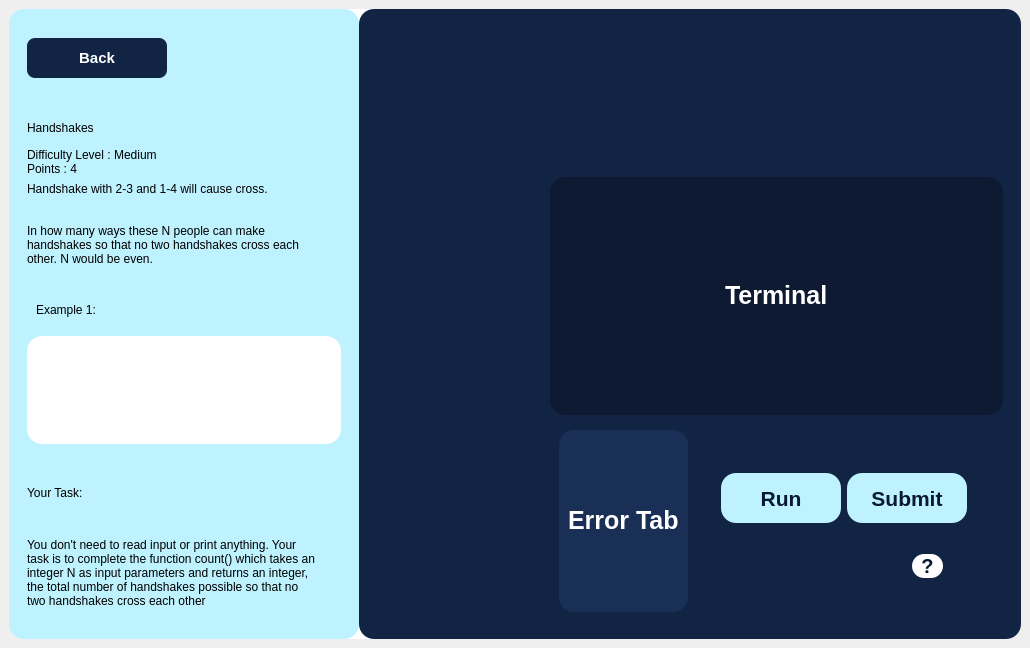
<?xml version="1.0" encoding="UTF-8"?>
<ui version="4.0">
 <class>MainWindow</class>
 <widget class="QMainWindow" name="MainWindow">
  <property name="geometry">
   <rect>
    <x>0</x>
    <y>0</y>
    <width>1030</width>
    <height>648</height>
   </rect>
  </property>
  <property name="windowTitle">
   <string>MainWindow</string>
  </property>
  <widget class="QWidget" name="centralwidget">
   <layout class="QHBoxLayout" name="horizontalLayout">
    <item>
     <widget class="QFrame" name="frame_2">
      <property name="styleSheet">
       <string notr="true">background-color: rgb(255, 255, 255);
border-radius:15px</string>
      </property>
      <property name="frameShape">
       <enum>QFrame::StyledPanel</enum>
      </property>
      <property name="frameShadow">
       <enum>QFrame::Raised</enum>
      </property>
      <layout class="QHBoxLayout" name="horizontalLayout_2">
       <property name="spacing">
        <number>0</number>
       </property>
       <property name="leftMargin">
        <number>0</number>
       </property>
       <property name="topMargin">
        <number>0</number>
       </property>
       <property name="rightMargin">
        <number>0</number>
       </property>
       <property name="bottomMargin">
        <number>0</number>
       </property>
       <item>
        <widget class="QFrame" name="frame_3">
         <property name="maximumSize">
          <size>
           <width>350</width>
           <height>16777215</height>
          </size>
         </property>
         <property name="styleSheet">
          <string notr="true">background-color: rgb(190, 242, 255);</string>
         </property>
         <property name="frameShape">
          <enum>QFrame::StyledPanel</enum>
         </property>
         <property name="frameShadow">
          <enum>QFrame::Raised</enum>
         </property>
         <layout class="QVBoxLayout" name="verticalLayout">
          <item>
           <widget class="QFrame" name="frame_7">
            <property name="maximumSize">
             <size>
              <width>16777215</width>
              <height>80</height>
             </size>
            </property>
            <property name="frameShape">
             <enum>QFrame::StyledPanel</enum>
            </property>
            <property name="frameShadow">
             <enum>QFrame::Raised</enum>
            </property>
            <layout class="QGridLayout" name="gridLayout">
             <item row="0" column="0" alignment="Qt::AlignLeft">
              <widget class="QPushButton" name="pushButton">
               <property name="minimumSize">
                <size>
                 <width>140</width>
                 <height>0</height>
                </size>
               </property>
               <property name="maximumSize">
                <size>
                 <width>16777215</width>
                 <height>40</height>
                </size>
               </property>
               <property name="styleSheet">
                <string notr="true">QPushButton
{
background-color: rgb(17,36,68);
color: rgb(255, 255, 255);
font-size: 15px;
font-weight: bold;
border-radius: 8px
}

QPushButton:hover{
	background-color: rgb(114, 214, 249);
	color:rgb(17, 36, 68);	

}
QPushButton:pressed{	
	background-color:rgb(255, 255, 255);		
	color: rgb(17, 36, 68);
}</string>
               </property>
               <property name="text">
                <string>   Back   </string>
               </property>
              </widget>
             </item>
            </layout>
           </widget>
          </item>
          <item>
           <widget class="QFrame" name="frame_6">
            <property name="frameShape">
             <enum>QFrame::StyledPanel</enum>
            </property>
            <property name="frameShadow">
             <enum>QFrame::Raised</enum>
            </property>
            <layout class="QVBoxLayout" name="verticalLayout_2">
             <item>
              <widget class="QLabel" name="label">
               <property name="text">
                <string>Handshakes</string>
               </property>
              </widget>
             </item>
             <item>
              <widget class="QLabel" name="label_2">
               <property name="text">
                <string>Difficulty Level : Medium
Points : 4</string>
               </property>
              </widget>
             </item>
             <item>
              <widget class="QLabel" name="label_3">
               <property name="text">
                <string>Handshake with 2-3 and 1-4 will cause cross.


In how many ways these N people can make 
handshakes so that no two handshakes cross each 
other. N would be even.</string>
               </property>
              </widget>
             </item>
            </layout>
           </widget>
          </item>
          <item>
           <widget class="QFrame" name="frame_9">
            <property name="frameShape">
             <enum>QFrame::StyledPanel</enum>
            </property>
            <property name="frameShadow">
             <enum>QFrame::Raised</enum>
            </property>
            <layout class="QVBoxLayout" name="verticalLayout_4">
             <item>
              <widget class="QFrame" name="frame_10">
               <property name="maximumSize">
                <size>
                 <width>16777215</width>
                 <height>40</height>
                </size>
               </property>
               <property name="frameShape">
                <enum>QFrame::StyledPanel</enum>
               </property>
               <property name="frameShadow">
                <enum>QFrame::Raised</enum>
               </property>
               <layout class="QGridLayout" name="gridLayout_2">
                <item row="0" column="0">
                 <widget class="QLabel" name="label_6">
                  <property name="text">
                   <string>Example 1:</string>
                  </property>
                 </widget>
                </item>
               </layout>
              </widget>
             </item>
             <item>
              <widget class="QFrame" name="frame_11">
               <property name="styleSheet">
                <string notr="true">background-color:rgb(255,255,255);</string>
               </property>
               <property name="frameShape">
                <enum>QFrame::StyledPanel</enum>
               </property>
               <property name="frameShadow">
                <enum>QFrame::Raised</enum>
               </property>
              </widget>
             </item>
            </layout>
           </widget>
          </item>
          <item>
           <widget class="QFrame" name="frame_8">
            <property name="frameShape">
             <enum>QFrame::StyledPanel</enum>
            </property>
            <property name="frameShadow">
             <enum>QFrame::Raised</enum>
            </property>
            <layout class="QVBoxLayout" name="verticalLayout_3">
             <item>
              <widget class="QLabel" name="label_4">
               <property name="minimumSize">
                <size>
                 <width>0</width>
                 <height>0</height>
                </size>
               </property>
               <property name="maximumSize">
                <size>
                 <width>16777215</width>
                 <height>50</height>
                </size>
               </property>
               <property name="text">
                <string>Your Task:</string>
               </property>
              </widget>
             </item>
             <item>
              <widget class="QLabel" name="label_5">
               <property name="text">
                <string>You don't need to read input or print anything. Your 
task is to complete the function count() which takes an 
integer N as input parameters and returns an integer, 
the total number of handshakes possible so that no 
two handshakes cross each other</string>
               </property>
              </widget>
             </item>
            </layout>
           </widget>
          </item>
         </layout>
        </widget>
       </item>
       <item>
        <widget class="QFrame" name="frame_5">
         <property name="styleSheet">
          <string notr="true">background-color: rgb(17, 36, 68);</string>
         </property>
         <property name="frameShape">
          <enum>QFrame::StyledPanel</enum>
         </property>
         <property name="frameShadow">
          <enum>QFrame::Raised</enum>
         </property>
         <layout class="QHBoxLayout" name="horizontalLayout_3">
          <item>
           <widget class="QFrame" name="frame">
            <property name="maximumSize">
             <size>
              <width>200</width>
              <height>16777215</height>
             </size>
            </property>
            <property name="styleSheet">
             <string notr="true">background-color: rgb(17, 36, 68);
image: url(:/Quiz_Game(1)_image_qrc_file/InteractiveGame.svg);</string>
            </property>
            <property name="frameShape">
             <enum>QFrame::StyledPanel</enum>
            </property>
            <property name="frameShadow">
             <enum>QFrame::Raised</enum>
            </property>
           </widget>
          </item>
          <item>
           <widget class="QFrame" name="frame_4">
            <property name="frameShape">
             <enum>QFrame::StyledPanel</enum>
            </property>
            <property name="frameShadow">
             <enum>QFrame::Raised</enum>
            </property>
            <layout class="QVBoxLayout" name="verticalLayout_5">
             <item>
              <spacer name="verticalSpacer">
               <property name="orientation">
                <enum>Qt::Vertical</enum>
               </property>
               <property name="sizeType">
                <enum>QSizePolicy::Maximum</enum>
               </property>
               <property name="sizeHint" stdset="0">
                <size>
                 <width>20</width>
                 <height>150</height>
                </size>
               </property>
              </spacer>
             </item>
             <item>
              <widget class="QFrame" name="frame_12">
               <property name="styleSheet">
                <string notr="true">background-color: rgb(14, 26, 50);
color:rgb(255,255,255);
font-weight:bold;
font-size:25px;</string>
               </property>
               <property name="frameShape">
                <enum>QFrame::StyledPanel</enum>
               </property>
               <property name="frameShadow">
                <enum>QFrame::Raised</enum>
               </property>
               <layout class="QGridLayout" name="gridLayout_3">
                <item row="0" column="0" alignment="Qt::AlignHCenter|Qt::AlignVCenter">
                 <widget class="QLabel" name="label_7">
                  <property name="styleSheet">
                   <string notr="true"/>
                  </property>
                  <property name="text">
                   <string>Terminal</string>
                  </property>
                 </widget>
                </item>
               </layout>
              </widget>
             </item>
             <item>
              <widget class="QFrame" name="frame_13">
               <property name="maximumSize">
                <size>
                 <width>16777215</width>
                 <height>200</height>
                </size>
               </property>
               <property name="frameShape">
                <enum>QFrame::StyledPanel</enum>
               </property>
               <property name="frameShadow">
                <enum>QFrame::Raised</enum>
               </property>
               <layout class="QHBoxLayout" name="horizontalLayout_4">
                <item>
                 <widget class="QFrame" name="frame_14">
                  <property name="styleSheet">
                   <string notr="true">background-color: rgb(25, 47, 86);
color:rgb(255,255,255);
font-weight:bold;
font-size:25px;</string>
                  </property>
                  <property name="frameShape">
                   <enum>QFrame::StyledPanel</enum>
                  </property>
                  <property name="frameShadow">
                   <enum>QFrame::Raised</enum>
                  </property>
                  <layout class="QGridLayout" name="gridLayout_6">
                   <item row="0" column="0" alignment="Qt::AlignHCenter|Qt::AlignVCenter">
                    <widget class="QLabel" name="label_10">
                     <property name="text">
                      <string>Error Tab</string>
                     </property>
                    </widget>
                   </item>
                  </layout>
                 </widget>
                </item>
                <item>
                 <widget class="QFrame" name="frame_15">
                  <property name="maximumSize">
                   <size>
                    <width>300</width>
                    <height>16777215</height>
                   </size>
                  </property>
                  <property name="frameShape">
                   <enum>QFrame::StyledPanel</enum>
                  </property>
                  <property name="frameShadow">
                   <enum>QFrame::Raised</enum>
                  </property>
                  <layout class="QVBoxLayout" name="verticalLayout_6">
                   <item>
                    <widget class="QFrame" name="frame_18">
                     <property name="frameShape">
                      <enum>QFrame::StyledPanel</enum>
                     </property>
                     <property name="frameShadow">
                      <enum>QFrame::Raised</enum>
                     </property>
                     <layout class="QVBoxLayout" name="verticalLayout_7">
                      <item>
                       <widget class="QFrame" name="frame_19">
                        <property name="minimumSize">
                         <size>
                          <width>0</width>
                          <height>100</height>
                         </size>
                        </property>
                        <property name="styleSheet">
                         <string notr="true">background-color: rgb(17, 36, 68);</string>
                        </property>
                        <property name="frameShape">
                         <enum>QFrame::StyledPanel</enum>
                        </property>
                        <property name="frameShadow">
                         <enum>QFrame::Raised</enum>
                        </property>
                        <layout class="QHBoxLayout" name="horizontalLayout_5">
                         <item>
                          <widget class="QPushButton" name="pushButton_3">
                           <property name="minimumSize">
                            <size>
                             <width>0</width>
                             <height>50</height>
                            </size>
                           </property>
                           <property name="font">
                            <font>
                             <pointsize>16</pointsize>
                             <bold>true</bold>
                            </font>
                           </property>
                           <property name="styleSheet">
                            <string notr="true">QPushButton
{
background-color: rgb(190, 242, 255);
color: rgb(9, 25, 48);
}
QPushButton:hover{
	background-color: rgb(114, 214, 249);
	color:rgb(17, 36, 68);	

}
QPushButton:pressed{	
	background-color:rgb(255, 255, 255);		
	color: rgb(17, 36, 68);
}</string>
                           </property>
                           <property name="text">
                            <string>Run</string>
                           </property>
                          </widget>
                         </item>
                         <item>
                          <widget class="QPushButton" name="pushButton_4">
                           <property name="minimumSize">
                            <size>
                             <width>0</width>
                             <height>50</height>
                            </size>
                           </property>
                           <property name="font">
                            <font>
                             <pointsize>16</pointsize>
                             <bold>true</bold>
                            </font>
                           </property>
                           <property name="styleSheet">
                            <string notr="true">QPushButton
{
background-color: rgb(190, 242, 255);
color: rgb(9, 25, 48);
}
QPushButton:hover{
	background-color: rgb(114, 214, 249);
	color:rgb(17, 36, 68);	

}
QPushButton:pressed{	
	background-color:rgb(255, 255, 255);		
	color: rgb(17, 36, 68);
}</string>
                           </property>
                           <property name="text">
                            <string>Submit</string>
                           </property>
                          </widget>
                         </item>
                        </layout>
                       </widget>
                      </item>
                      <item>
                       <widget class="QFrame" name="frame_20">
                        <property name="minimumSize">
                         <size>
                          <width>300</width>
                          <height>50</height>
                         </size>
                        </property>
                        <property name="styleSheet">
                         <string notr="true">background-color: rgb(17, 36, 68);</string>
                        </property>
                        <property name="frameShape">
                         <enum>QFrame::StyledPanel</enum>
                        </property>
                        <property name="frameShadow">
                         <enum>QFrame::Raised</enum>
                        </property>
                        <widget class="QPushButton" name="pushButton_2">
                         <property name="geometry">
                          <rect>
                           <x>200</x>
                           <y>10</y>
                           <width>31</width>
                           <height>24</height>
                          </rect>
                         </property>
                         <property name="minimumSize">
                          <size>
                           <width>10</width>
                           <height>10</height>
                          </size>
                         </property>
                         <property name="styleSheet">
                          <string notr="true">QPushButton
{
background-color: rgb(255, 255, 255);
color: rgb(9, 25, 48);
font-weight:bold;
font-size:20px;
border-radius: 12px;
}

QPushButton:hover{
	background-color: rgb(114, 214, 249);
	color:rgb(17, 36, 68);	

}
QPushButton:pressed{	
	background-color:rgb(255, 255, 255);		
	color: rgb(17, 36, 68);
}</string>
                         </property>
                         <property name="text">
                          <string> ? </string>
                         </property>
                        </widget>
                       </widget>
                      </item>
                     </layout>
                    </widget>
                   </item>
                  </layout>
                 </widget>
                </item>
               </layout>
              </widget>
             </item>
            </layout>
           </widget>
          </item>
         </layout>
        </widget>
       </item>
      </layout>
     </widget>
    </item>
   </layout>
  </widget>
 </widget>
 <resources>
  <include location="../media/Quiz_Game(1)_image_file_resource_file.qrc"/>
 </resources>
 <connections/>
</ui>
